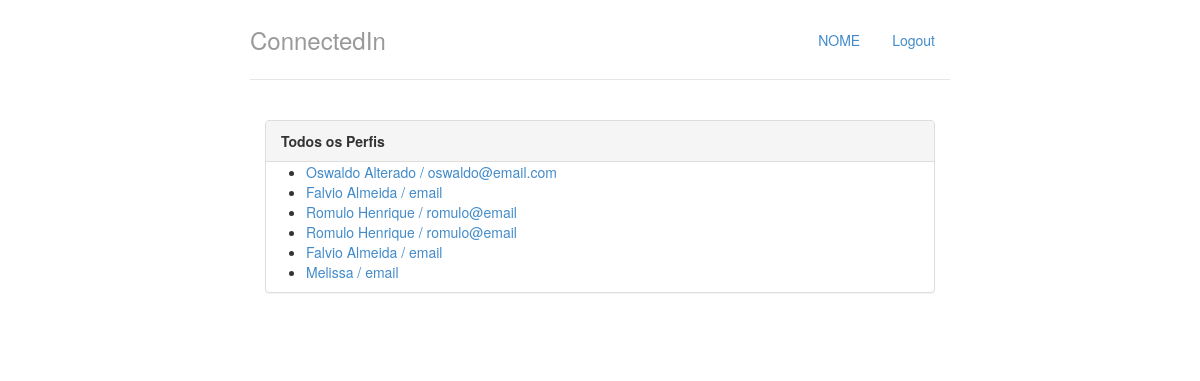
The page / on the database its author committed.
### perfis/models.py (models this page shows, shortened)
class Perfil(models.Model):
    nome = models.CharField(max_length=255, null=False)
    email = models.CharField(max_length=255, null=False)
    telefone = models.CharField(max_length=15, null=False)
    nome_empresa = models.CharField(max_length=255, null=False)

### perfis/views.py (the view)
# urls.py: url(r'^$', views.index, name='index'),
def index(request):
    return render(request, 'index.html', {'perfis': Perfil.objects.all()})

### perfis/templates/index.html
{% extends "base.html" %}
{% block body %}
<div class="col-lg-12">
    <div class="panel panel-default">
        <div class="panel-heading">
            <strong>Todos os Perfis</strong>
        </div>
{% if perfis %}
<ul>
    {% for perfil in perfis %}
        <li><a href="{% url 'exibir' perfil.id %}">{{perfil.nome}} / {{ perfil.email }}</a></li>
    {% endfor %}
</ul>
{% else %}
<p>Nenhum perfil cadastrado</p>
{% endif %}
    </div>
</div>
{% endblock%}

### perfis/templates/base.html (shortened to what this page needs)
{% load staticfiles %}
<!DOCTYPE html>
<html lang="pt-br">
<head>
    <link rel="stylesheet" href="{% static 'styles/bootstrap.css' %}">
    <link rel="stylesheet" href="{% static 'styles/main.css' %}">
</head>
<body>
<div class="container">
<div class ="header">
    <ul class="nav nav-pills pull-right">
        <li><a href="{% url 'index' %}">NOME</a></li>
        <li><a href="{/logout/">Logout</a></li>
    </ul>
    <h3 class="text-muted">ConnectedIn</h3>
</div>
<div class="row content">
    {% block body %}
    {% endblock %}
</div>
</div>
</body>
</html>

### perfis/static/styles/main.css (style rules this page uses)
body { padding-top: 20px; padding-bottom: 20px; }
.header, .content, .footer { padding-left: 15px; padding-right: 15px; }
.header { border-bottom: 1px solid #e5e5e5; }
.header h3 { margin-top: 0; margin-bottom: 0; line-height: 40px; padding-bottom: 19px; }
@media (min-width: 768px) { .container { max-width: 730px; } }
.content { margin: 40px 0; }
@media screen and (min-width: 768px) { .header, .content, .footer { padding-left: 0; padding-right: 0; } }
@media screen and (min-width: 768px) { .header { margin-bottom: 30px; } }

### rows shown on the page
Perfil: nome "Oswaldo Alterado", email "oswaldo@email.com"
Perfil: nome "Falvio Almeida", email "email"
Perfil: nome "Romulo Henrique", email "romulo@email"
Perfil: nome "Romulo Henrique", email "romulo@email"
Perfil: nome "Falvio Almeida", email "email"
Perfil: nome "Melissa", email "email"
